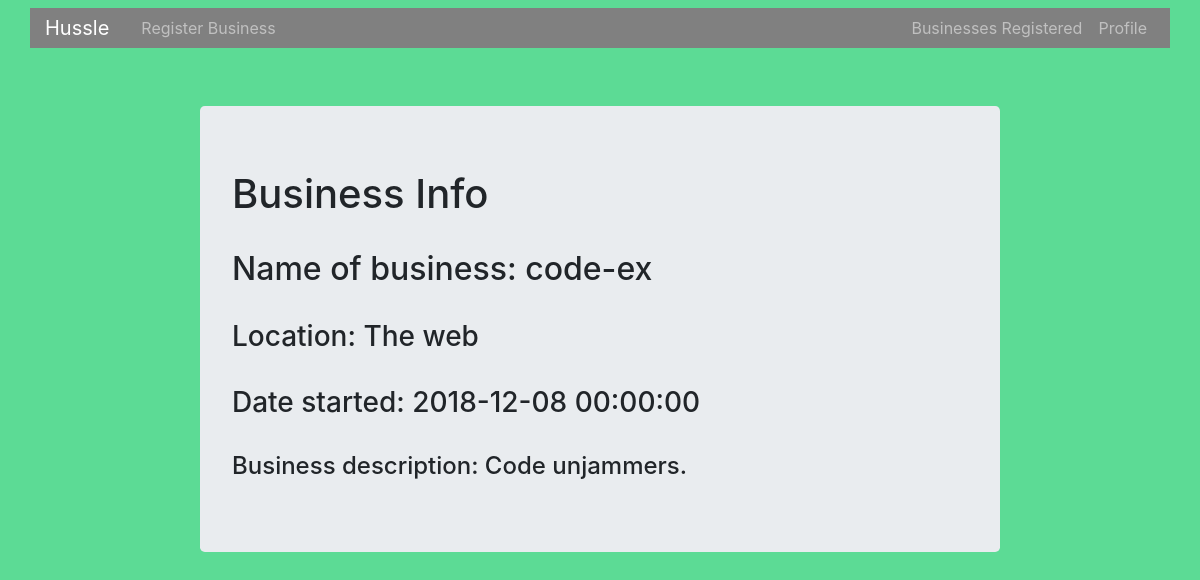
The app's page /businesses/3 (signed in) with its own data.
### app/models/models.py (models this page shows, shortened)
class Business(db.Model):
    __tablename__ = 'businesses'
    id = db.Column(db.Integer(), primary_key = True)
    name = db.Column(db.String())
    location = db.Column(db.String())
    started = db.Column(db.DateTime(), default = datetime.utcnow)
    business_description = db.Column(db.String())
    user_id = db.Column(db.Integer(), db.ForeignKey('users.id'))

### app/views/views.py (the view)
@app.route('/businesses/<int:business_id>')
@login_required
def single_business(business_id):
    business = Business.query.get_or_404(business_id)
    return render_template('one_business.html', business = business)

### app/models/models.py (called while the page is built)
@login_manager.user_loader
def load_user(id):
    return User.query.get(int(id))

### app/templates/one_business.html (shortened to what this page needs)
{% extends 'base.html' %}
{% block content %}
<div class="content-bs">
  <div class="jumbotron">
    <h1>Business Info</h1><br>
    <h2> Name of business: {{ business.name }}</h2><br>
    <h3>Location: {{ business.location }}</h3><br>
    <h3>Date started: {{ business.started }}</h3><br>
    <h4>Business description: {{ business.business_description }}</h4>
  </div>
</div>
{% endblock %}

### app/static/css/main.css (style rules this page uses)
.content-bs { padding-top: 50px; width: 800px; margin:auto; }
.body-container { background-color: #5CDB95; }

### records on screen
Business: name "code-ex", location "The web", started "2018-12-08 00:00:00", business_description "Code unjammers."
